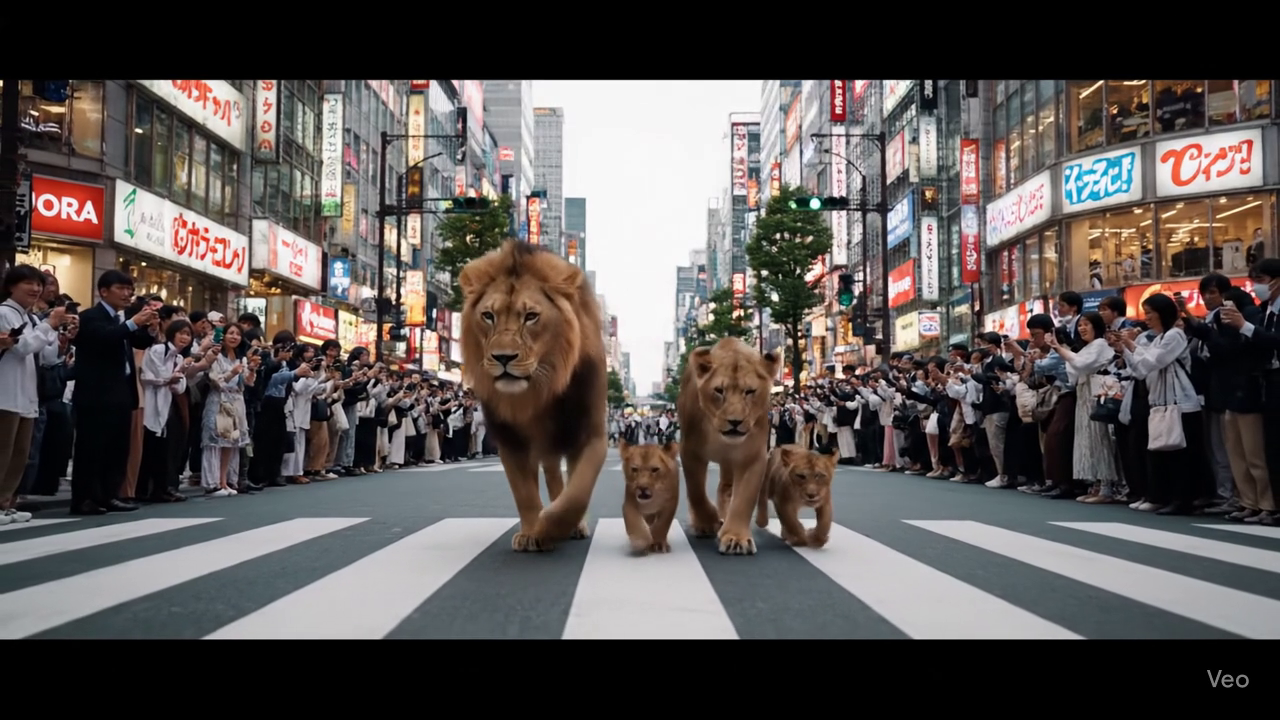
#> input picture frame 19 of Chapter10/sample_video.mp4, 1280 x 720 px
$ python 10-09_tracking.py
#> lines starting #> are read from the running program, lines starting #| are printed output that depends on the picture; after the words box and inside, x2 and y2 are one past the last pixel; in counts of white or black regions, pixels touching at a corner belong together
import cv2

cap = cv2.VideoCapture("sample_video.mp4")
fgbg = cv2.createBackgroundSubtractorMOG2()

while True:
    ret, frame = cap.read()
#> frame is the input picture: shape (720, 1280, 3); mean B, G, R 83.4, 84.9, 90.5
    if not ret:
        break

    fgmask = fgbg.apply(frame)
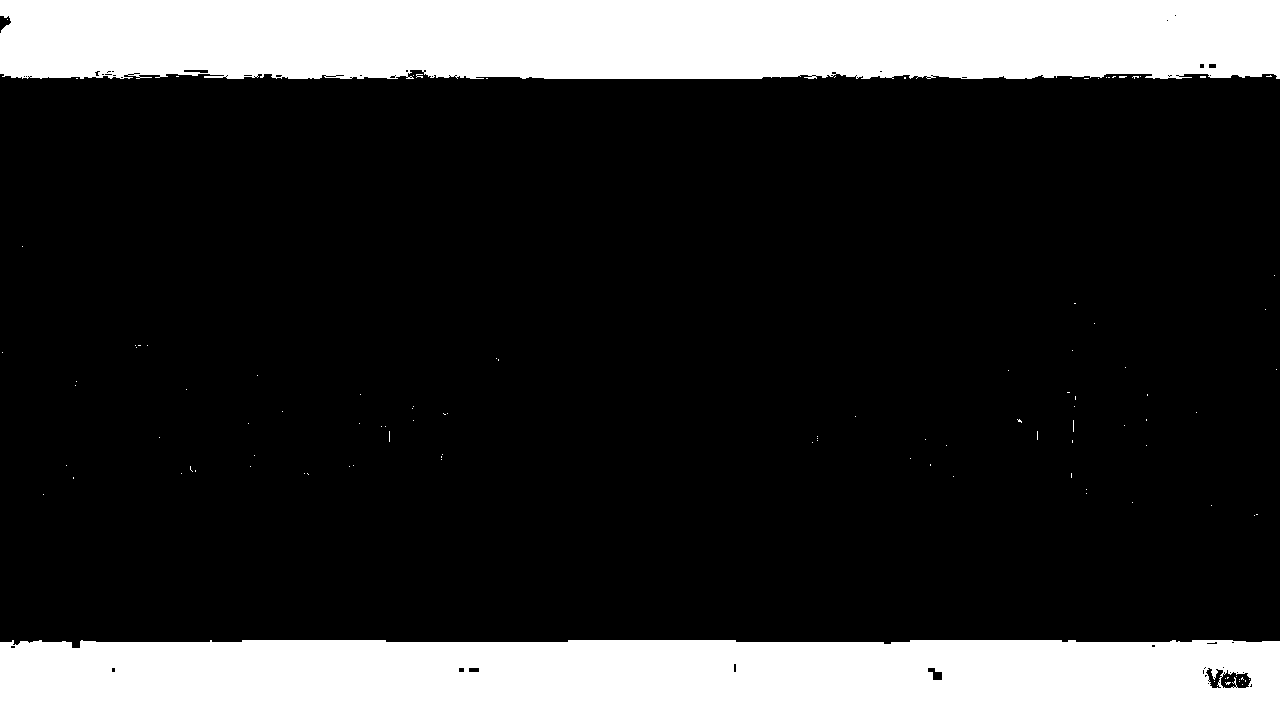
#> fgmask: shape (720, 1280); values 127 (black) and 255 (white), 21.6% white; 109 white regions (107 under 20 px), largest, box (x1, y1, x2, y2) and area: (0, 640, 1280, 720) 100111, (0, 0, 1280, 79) 98640

    # 輪郭を抽出
    contours, _ = cv2.findContours(fgmask, cv2.RETR_EXTERNAL, cv2.CHAIN_APPROX_SIMPLE)
#> contours = [[[0, 0], [0, 719], [1279, 719], [1279, 0]]]

    for cnt in contours:
        # 面積が小さいノイズは無視する
        if cv2.contourArea(cnt) > 500:
            # 輪郭を囲む外接矩形を取得
            x, y, w, h = cv2.boundingRect(cnt)
            # 元のフレームに緑色の枠を描画
            cv2.rectangle(frame, (x, y), (x + w, y + h), (0, 255, 0), 2)

            # （オプション）重心を計算して赤い点を打つ
            M = cv2.moments(cnt)
            if M["m00"] != 0:
                cx = int(M["m10"] / M["m00"])
                cy = int(M["m01"] / M["m00"])
                cv2.circle(frame, (cx, cy), 5, (0, 0, 255), -1)
#> this loop made 1 pass
#> (cnt, x, y, w, h, cx, cy) on pass 1: ([[0, 0], [0, 719], [1279, 719], [1279, 0]], 0, 0, 1280, 720, 639, 359)
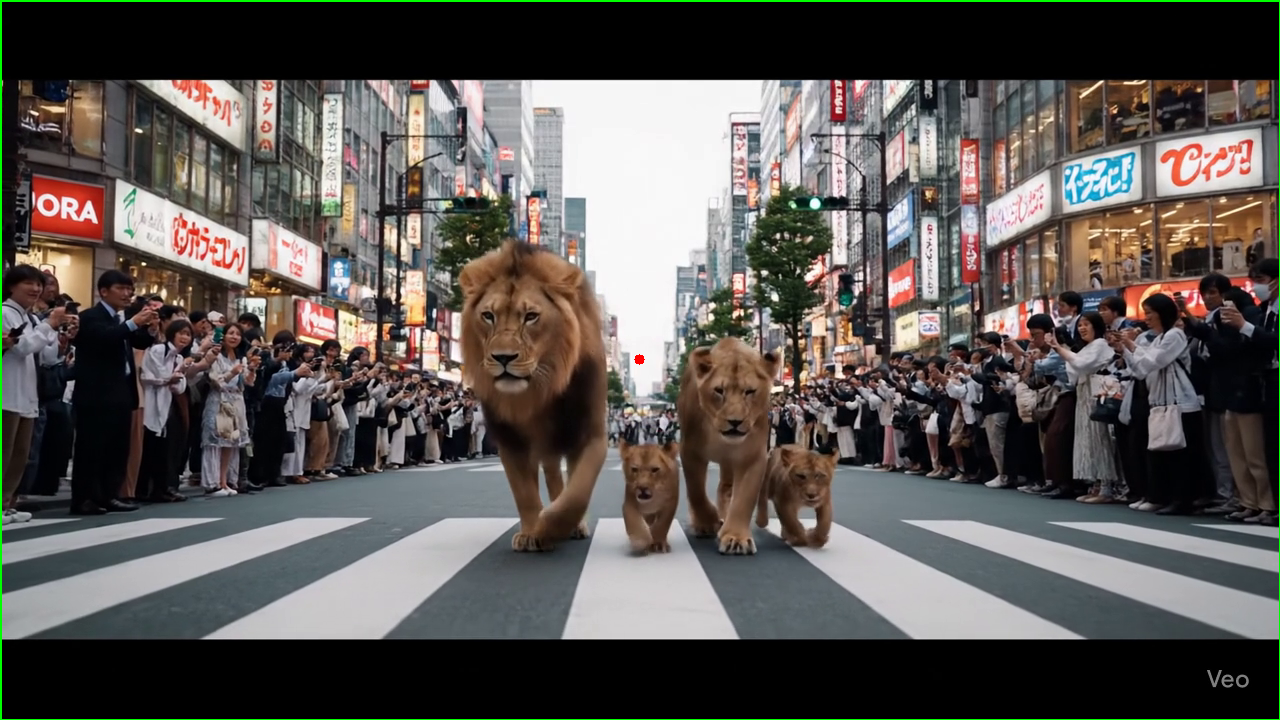
#> frame: shape (720, 1280, 3); 0.66% of pixels changed, all inside (x1, y1, x2, y2) = (0, 0, 1280, 720)

    cv2.imshow("Tracking", frame)
    if cv2.waitKey(30) & 0xFF == ord('q'):
#> (key q is pressed here)
        break

cap.release()
cv2.destroyAllWindows()

$ run again, starting later in the video
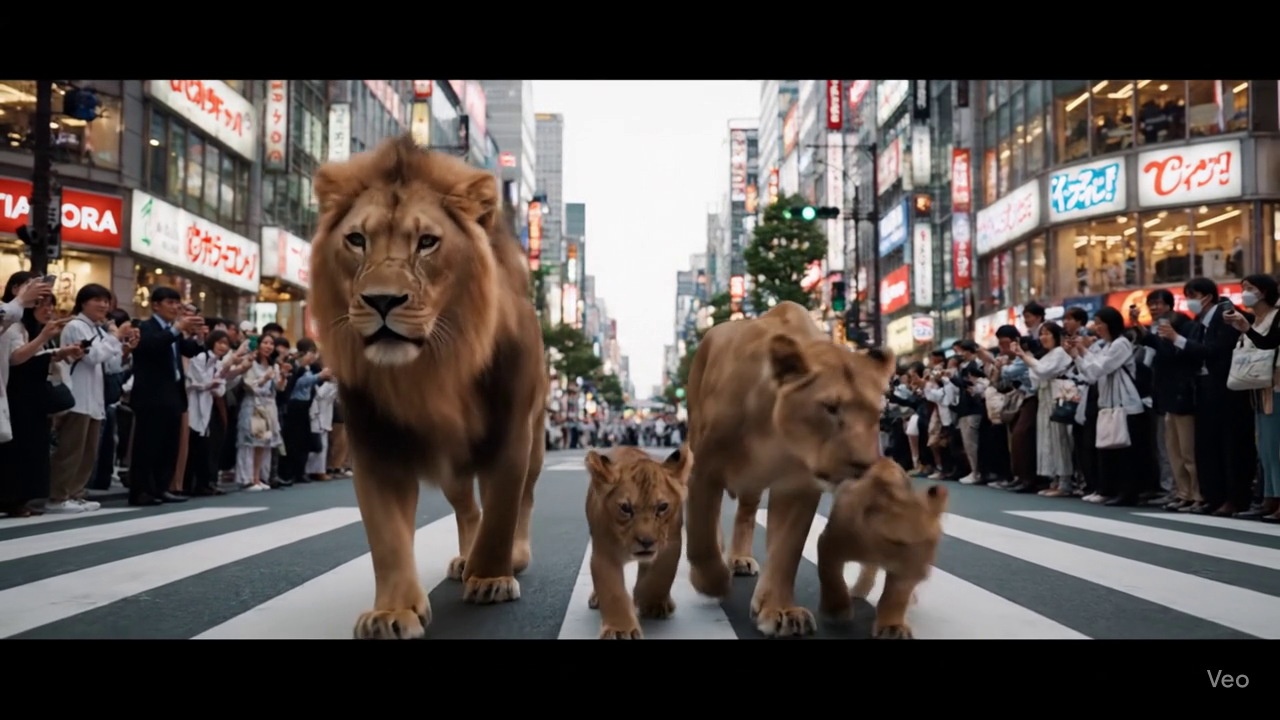
#> input picture frame 86 of Chapter10/sample_video.mp4, 1280 x 720 px
#> frame is the input picture: shape (720, 1280, 3); mean B, G, R 76, 79.7, 87.6
#> `fgmask = fgbg.apply(frame)`:
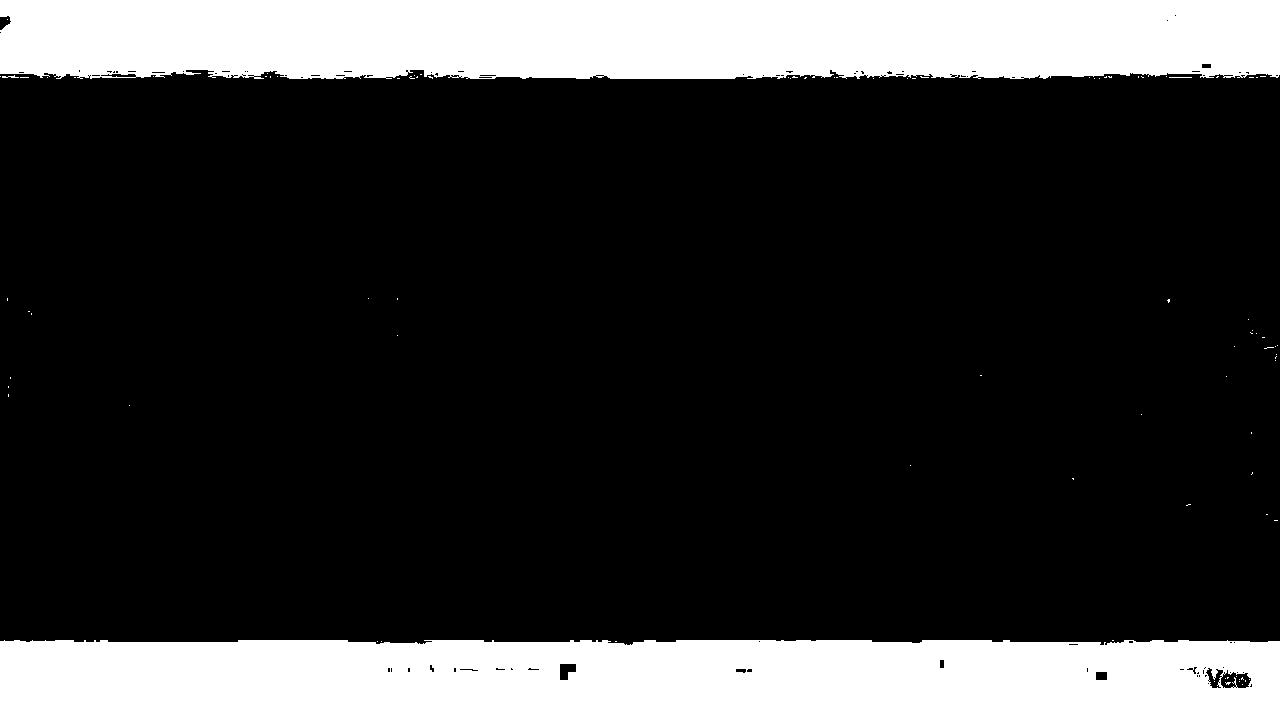
#> fgmask: shape (720, 1280); values 127 (black) and 255 (white), 21.5% white; 90 white regions (86 under 20 px), largest, box (x1, y1, x2, y2) and area: (0, 640, 1280, 720) 99855, (0, 0, 1280, 79) 97649, (2, 75, 19, 78) 26, (1169, 77, 1192, 78) 23
#> contours = [[[0, 0], [0, 719], [1279, 719], [1279, 0]]]
#> the loop `for cnt in contours:` made 1 pass
#> (cnt, x, y, w, h, cx, cy) on pass 1: ([[0, 0], [0, 719], [1279, 719], [1279, 0]], 0, 0, 1280, 720, 639, 359)
#> after the loop `for cnt in contours:`:
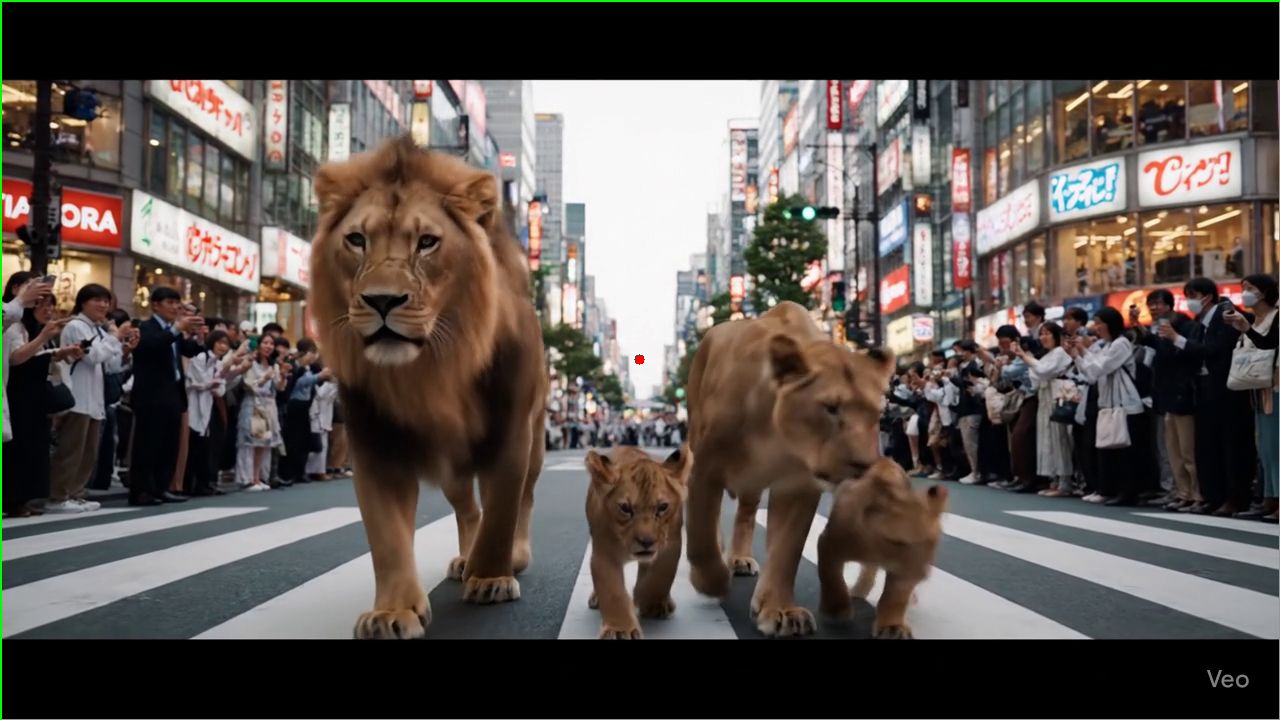
#> frame: shape (720, 1280, 3); 0.66% of pixels changed, all inside (x1, y1, x2, y2) = (0, 0, 1280, 720)
